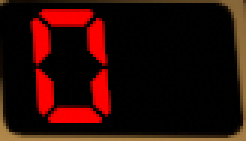
#> input picture credit_zero.png, 82 x 47 px (shown 3 times larger)
$ python -i vision.py   (imports and definitions only)
#> lines starting #> are read from the running program, lines starting #| are printed output that depends on the picture; after the words box and inside, x2 and y2 are one past the last pixel; in counts of white or black regions, pixels touching at a corner belong together
#> further down, picture is the input picture: shape (47, 82, 3); mean B, G, R 5.4, 10.2, 42.4
"""Conservative red seven-segment decoding and stable regional comparison."""
import cv2
import numpy as np

PATTERNS = {'0':'1111110','1':'0110000','2':'1101101','3':'1111001',
            '4':'0110011','5':'1011011','6':'1011111','7':'1110000',
            '8':'1111111','9':'1111011'}

def led_mask(img, led_min=65, color_diff=25):
    b, g, r = [img[:, :, i].astype(np.float32) for i in range(3)]
    # Brown cabinet edges satisfy an absolute R-G difference: require saturation too.
    return ((r > led_min) & (r-g > color_diff) & (r-b > color_diff)
            & (r > g*1.7) & (r > b*1.7))

def clean_mask(img, led_min=65, color_diff=25):
    m = led_mask(img, led_min, color_diff).astype(np.uint8)
    n, labels, stats, _ = cv2.connectedComponentsWithStats(m, 8)
    out = np.zeros_like(m)
    minimum = max(2, int(stats[1:, 4].max()*.1)) if n > 1 else 2
    for i in range(1, n):
        if stats[i, 4] >= minimum:
            out[labels == i] = 1
    return out

def split_segments(vals, ratio=.5, min_peak=.30):
    """把 7 段的填充率判定成"亮/灭"。

    不能用一个固定阈值：机器上的数字是**发光的**，泛光（bloom）会把
    熄灭的段渗亮 —— 实测「0」在泛光下有 42/60 的概率被读成 8，
    就是因为中间那段被辉光渗过了固定阈值。

    改用**相对判据**：一段算亮，当且仅当它的填充率达到"最亮那段"的一半。
    亮段通常 0.6+，被泛光渗染的灭段通常 0.2~0.35，两者分得很开。
    再叠加一个"最大间隙"修正：如果排序后存在明显断层，就按断层切，
    比单纯的比例更精确。
    """
    v = np.asarray(vals, dtype=np.float64)
    peak = float(v.max())
    if peak < min_peak:
        # 整体太暗：根本不像点亮的数码管
        return np.zeros(v.shape, dtype=bool)
    rel = peak * ratio
    if v.size >= 2:
        sv = np.sort(v)
        gaps = np.diff(sv)
        i = int(np.argmax(gaps))
        # 断层明显、且断层位置在合理区间时才按断层切
        if gaps[i] >= .15:
            cut = (sv[i] + sv[i + 1]) / 2
            if min_peak * .5 <= cut <= peak * .92:
                lit = v > cut
                if lit.any() and not lit.all():
                    return lit
    return v >= rel


def _digit_parts(img, led_min=65, color_diff=25):
    """把一张数码管图切成每位数字的掩码（左→右），并给出参考字高。

    返回 (mask, parts, cores, ref_h, height)；parts 是 [(列起, 列止, 该位掩码), ...]，
    cores 是与 parts 对齐的「亮核」掩码（更高红色阈值提取，可为 None）。
    返回 None 表示这张图里没有可切的数字块。
    """
    m = clean_mask(img, led_min, color_diff)
    if m.sum() < 12:
        return None
    yy, xx = np.where(m)
    y0, y1 = int(yy.min()), int(yy.max())+1
    height = y1-y0
    if height < 12:
        return None
    # 亮核：更高阈值下的笔画。泛光（bloom）会把整体掩码吹宽 1.5~2 倍，
    # 但真正发光的笔画核心依旧窄——它是分辨「胖 1」和真宽字的锚点。
    core_m = clean_mask(img, int(led_min*1.55)+15, int(color_diff*1.5)+10)
    # Keep every segment, including disconnected horizontal bars. Split only truly empty columns.
    cols = np.where(m[y0:y1].any(axis=0))[0]
    groups = np.split(cols, np.where(np.diff(cols) > max(2, round(height*.04)))[0]+1)

    # 倾斜（拍摄角度歪一点）会把「1」的上下两截笔画在水平方向错开 3px 左右，
    # 列间隙刚好超过切分阈值就被拆成两组，随后各自按行范围算宽高比都进不了
    # 窄条分支，读出一堆乱码。判据：列间隙很小、且**行范围错开**的组是同一
    # 个数字的上下两截，合并回来；真正的两位数字行范围几乎完全重叠，
    # 不会被这条规则误合并（实测真机位间距 ≥ 10px）。
    # [4 lines left out: function _span, not called in this run]
    if len(groups) > 1:
        spans = [_span(g) for g in groups]
        merged = [groups[0]]
        for k in range(1, len(groups)):
            pa, pb = spans[k-1], spans[k]
            gap = int(groups[k][0]) - int(groups[k-1][-1]) - 1
            hmax = max(pa[1]-pa[0], pb[1]-pb[0]) + 1
            overlap = min(pa[1], pb[1]) - max(pa[0], pb[0]) + 1
            if gap <= max(3, round(hmax*.06)) and overlap < .3*min(pa[1]-pa[0]+1, pb[1]-pb[0]+1):
                merged[-1] = np.concatenate([merged[-1], groups[k]])
                spans[-1] = (min(pa[0], pb[0]), max(pa[1], pb[1]))
            else:
                merged.append(groups[k])
        groups = merged

    # 先按各自行范围切出每个组，再统一决定参考字高。
    parts = []
    cores = []
    for group in groups:
        g0, g1 = int(group[0]), int(group[-1])+1
        # 每个数字按**自己的行范围**取样，不能用整体行范围：混合高度时
        # （比如 47——4 没有顶段、7 有），矮数字的段采样窗会被整体框抬高，
        # 实测 47 里的 4 直接读不出来。这是真机会出现的组合，不是合成图特例。
        sub = m[y0:y1, g0:g1]
        rows = np.where(sub.any(axis=1))[0]
        d = sub[int(rows.min()):int(rows.max())+1]
        parts.append((g0, g1, d))
        # 亮核掩码：同一列范围里用更高阈值重提，再按核心自己的行范围裁。
        core = None
        if core_m.any():
            csub = core_m[y0:y1, g0:g1]
            crows = np.where(csub.any(axis=1))[0]
            if len(crows) and csub.sum() >= 8:
                core = csub[int(crows.min()):int(crows.max())+1]
        cores.append(core)
    # 参考字高：同一面板上的数字高度一致，取「宽高比像数字」的组里最高的。
    # 装饰残片（实测：右缘被切进的红色装饰只有 13~19px 高，真数字 55px+）
    # 会污染整体行范围，所以不能直接用 height 当字高。
    wide_hs = [d.shape[0] for _, _, d in parts
               if .30 <= d.shape[1] / max(1, d.shape[0]) <= 1.05]
    ref_h = max(wide_hs) if wide_hs else max(d.shape[0] for _, _, d in parts)
    return m, parts, cores, ref_h, height


def decode_led_number(img, led_min=65, color_diff=25, seg_min=.18, **kw):
    if img is None or img.size == 0:
        return None, '画面为空'
    got = _digit_parts(img, led_min, color_diff)
    if got is None:
        if img is None or img.size == 0:
            return None, '画面为空'
        if clean_mask(img, led_min, color_diff).sum() < 12:
            return '?', '没有足够的数字笔画；遮挡、熄屏或选区错误不能视为 0'
        return '?', '数字太小或只有局部笔画'
    m, parts, cores, ref_h, height = got
    values, patterns = [], []
    for idx, (g0, g1, d) in enumerate(parts):
        h, w = d.shape
        core = cores[idx]
        if w/h < .30:
            # A 1 has two vertical segments with a waist, not an arbitrary solid rectangle.
            # 泛光可能把腰身的缺口填平——亮核（高阈值）里腰身还在，优先量亮核。
            r = d.mean(axis=1)
            if core is not None and core.size and core.shape[0] >= 8:
                r = core.mean(axis=1)
            waist = r[int(len(r)*.4):int(len(r)*.6)].min()
            if (.05 <= w/h <= .30 and h >= ref_h*.45
                    and d.mean() < .94 and waist < .85):
                values.append('1'); patterns.append('1'); continue
            # 到这里的窄条都不是数字：要么太矮（装饰残片，高度不到真数字的
            # 一半——真数字同面板等高），要么太细（分隔线，实测字高 77px 时
            # 只有 2px 宽）。直接跳过，不参与读数。
            # 竖向截断的真数字高度接近全高，不会掉进这条「跳过」分支，
            # 仍会在下面被拒绝——绝不能把 99 切掉一位后读成 9。
            continue
        # 泛光把「1」吹胖的救赎：整体掩码宽了，但高阈值下提取的**亮核**
        # 依旧是带腰身的窄双笔画。宽体（w/h < .55）且亮核窄（< .30、不到
        # 整体宽的 3/4）时按亮核判 1，否则下面按宽体走段码采样会把
        # 泛光灌进中间段窗、读成 9 之类的鬼数字。
        if core is not None and core.size:
            ch_, cw_ = core.shape
            cr = core.mean(axis=1)
            cwaist = cr[int(ch_*.4):int(ch_*.6)].min() if ch_ >= 8 else 1.0
            if (.05 <= cw_/max(1, ch_) <= .30 and ch_ >= ref_h*.45
                    and cw_ < w*.72 and core.mean() < .94 and cwaist < .85):
                values.append('1'); patterns.append('1(亮核)'); continue
        # 门限放宽：真实「8」的填充率就有 0.71，加上发光很容易超过旧上限
        # 0.75 —— 旧门限把 8 判成「非数字红色块」，实测 40 张里 39 张读不出。
        if not .22 <= w/h <= 1.05 or not .05 < d.mean() < .94:
            return '?', '存在非数字红色块或选区包含无关物体'
        # 轻度歪斜先转正再采样：±5° 的旋转会让固定分数采样窗错位，
        # 采样出 0001001 这类无对应字形的乱段码。角度小(<2°)不动，
        # 大角度交给 decode_led_best 的整体 deskew。
        pts = cv2.findNonZero(d.astype(np.uint8))
        if pts is not None:
            (_cx, _cy), _sz, ang = cv2.minAreaRect(pts)
            if ang > 45:
                ang -= 90
            if ang < -45:
                ang += 90
            if 2 <= abs(ang) <= 15:
                M = cv2.getRotationMatrix2D((w/2.0, h/2.0), float(ang), 1.0)
                d = cv2.warpAffine(d, M, (w, h), flags=cv2.INTER_NEAREST,
                                   borderValue=0)
        def seg(fy0,fy1,fx0,fx1):
            z=d[int(fy0*h):max(int(fy0*h)+1,int(fy1*h)),
                int(fx0*w):max(int(fx0*w)+1,int(fx1*w))]
            return float(z.mean())
        # 采样区收窄到段的中心，避开边缘渗光
        raw=[seg(0,.14,.30,.70),seg(.20,.38,.78,1),
             seg(.62,.80,.78,1),seg(.86,1,.30,.70),
             seg(.62,.80,0,.22),seg(.20,.38,0,.22),seg(.45,.55,.30,.70)]
        lit=split_segments(raw)
        p=''.join('1' if b else '0' for b in lit)
        ch=next((c for c,pat in PATTERNS.items() if p==pat), '?')
        # Short hook-shaped 7 used by this machine.
        # Verified on the user's real LuraSlot display: 7 also lights a short
        # left-upper hook. It has no bottom, middle, or left-lower segment.
        if p in ('1100000', '1110010'): ch='7'
        values.append(ch); patterns.append(p)
    if not values:
        # 所有组都被当杂片跳过时返回空串会让上层把「读不出」当成可信读数，
        # 必须维持未知语义——宁可读不出，绝不给一个空值冒充成功。
        return '?', '没有可辨认的数字（笔画可能被截断或全部是杂片）'
    return ''.join(values), '段码='+','.join(patterns)

# [174 lines left out: functions digit_fit, decode_consensus, region_fits_one_digit, expand_to_full_number, find_led_panel, not called in this run]


def deskew_led(img):
    """斜视角矫正：数码管整体歪的时候先转正再解码。

    换站位/视角漂移后画面里的数字会整体倾斜（实测用户实拍 0-2/1-2 斜
    11° 时段码采样窗全部错位）。用笔画的最小外接矩形估计倾角，
    超过 4° 就把画面转回来。

    返回 (矫正后图, 角度)。角度为 0 表示不需要矫正（返回原图）。
    """
    if img is None or img.size == 0:
        return img, 0.0
    m = clean_mask(img)
    if m.sum() < 12:
        return img, 0.0
    pts = cv2.findNonZero(m.astype(np.uint8))
    if pts is None:
        return img, 0.0
    (cx, cy), _size, ang = cv2.minAreaRect(pts)
    if ang > 45:
        ang -= 90
    if ang < -45:
        ang += 90
    if abs(ang) < 4:
        return img, 0.0
    M = cv2.getRotationMatrix2D((float(cx), float(cy)), float(ang), 1.0)
    fixed = cv2.warpAffine(img, M, (img.shape[1], img.shape[0]),
                           flags=cv2.INTER_LINEAR, borderValue=(20, 16, 14))
    return fixed, float(ang)


# [84 lines left out: functions _quad_from_mask, perspective_rectify, _quad_skew, not called in this run]


def decode_led_best(img, **kw):
    """运行时统一入口：几何检测先行，倾斜图像先转正再解码，直接解码殿后。

    关键教训（合成极端视角基准 tests/extreme_bench.py 实测）：梯形投影下的
    直接解码会「自信地读错」（8 读成 6、1 读成 9，极端视角读错率一度 15%），
    旧链「第一个读出就返回」根本轮不到矫正步骤。所以先做几何检测——画面
    带旋转就先转正；直接解码放到最后当救援。

    每一步都只在「读不出」时才继续尝试。全部失败时返回第一个失败原因——
    宁可读不出，绝不把读不出当 0。
    """
    first_val, first_info = None, '画面为空'
    fixed, ang = deskew_led(img)
    tilted = fixed is not img

    def _try(im, tag):
        nonlocal first_val, first_info
        v, i = decode_led_number(im, **kw)
        if v is not None and '?' not in str(v):
            return v, f'{i}（{tag}）' if tag else i
        if first_val is None:
            first_val, first_info = v, i
        return None, None

    if not tilted:
        v = _try(img, '')
        if v[0] is not None:
            return v
    if tilted:
        v = _try(fixed, f'画面斜 {ang:.0f}°，已转正')
        if v[0] is not None:
            return v
        # 转正后仍读不出才回头试直接解码（倾斜图上它常给出自信的错读，
        # 放最后当救援；上层还有模板交叉验证和三帧共识兜底）
        v = _try(img, '')
        if v[0] is not None:
            return v
    panel = find_led_panel(img)
    if panel is not None and panel.shape != img.shape:
        v = _try(panel, '已自动收紧到数码管背板')
        if v[0] is not None:
            return v
        fixedp, pang = deskew_led(panel)
        if fixedp is not panel:
            v = _try(fixedp, f'背板+转正 {pang:.0f}°')
            if v[0] is not None:
                return v
    return first_val, first_info


# ---------------------------------------------------------------- 模板库
# 「自己训练自己」的第二条腿：用带真值的实拍样本建每个数字的形状模板，
# 与段码互相交叉验证。零依赖（不引入 TensorFlow），样本越多越准，
# 而且可以放心共享——别人的机器各放一个子目录，匹配不上只会被忽略。

TEMPLATE_SIZE = (48, 64)          # 归一化模板尺寸 (宽, 高)


# [177 lines left out: functions _norm_mask, digit_masks, build_template_bank, match_digit, decode_by_template, decode_led_fused and 2 more, not called in this run]


ENOUGH_CREDIT = 'enough'


# [69 lines left out: functions decode_credit_condition, decode_refill_candidate, normalized, cluster_diff, region_diff, not called in this run]

def _display_boxes(mask):
    connected=cv2.morphologyEx(mask.astype(np.uint8),cv2.MORPH_CLOSE,np.ones((3,3),np.uint8))
    n,_,stats,_=cv2.connectedComponentsWithStats(connected,8)
    boxes=[list(map(int,stats[i,:4])) for i in range(1,n) if stats[i,4]>=8]
    changed=True
    while changed:
        changed=False
        for i,(x,y,w,h) in enumerate(boxes):
            for j in range(i+1,len(boxes)):
                xx,yy,ww,hh=boxes[j]
                overlap=min(y+h,yy+hh)-max(y,yy)
                gap=max(0,x-(xx+ww),xx-(x+w))
                if overlap>=.5*min(h,hh) and gap<=.8*max(h,hh):
                    x0,y0=min(x,xx),min(y,yy)
                    boxes[i]=[x0,y0,max(x+w,xx+ww)-x0,max(y+h,yy+hh)-y0]
                    boxes.pop(j); changed=True; break
            if changed: break
    return boxes

def find_digit_regions(frame):
    """Find bright LED groups, then decode their full-color padded crops.

    Detection must not use the loose decoder mask across a whole cabinet:
    dark red background connects otherwise separate displays into one huge blob.
    """
    if frame is None or frame.size == 0:
        return []
    found=[]
    for minimum,difference in ((100,40),(140,60)):
        boxes=_display_boxes(led_mask(frame,minimum,difference))
        for x,y,w,h in boxes:
            if not (12 <= h <= 160 and 3 <= w <= 600):
                continue
            pad=max(4,round(h*.12))
            x0,y0=max(0,x-pad),max(0,y-pad)
            x1,y1=min(frame.shape[1],x+w+pad),min(frame.shape[0],y+h+pad)
            crop=frame[y0:y1,x0:x1]
            # Real machine LED displays have a dark backing, unlike red text in the UI.
            if np.mean(np.max(crop,axis=2)<65) < .25:
                continue
            val,info=decode_led_best(crop)
            if not val or not val.isdigit():
                continue
            rect=(x0,y0,x1-x0,y1-y0)
            if any(abs(x0-f[0])<pad*2 and abs(y0-f[1])<pad*2
                   and abs(rect[2]-f[2])<pad*3 and abs(rect[3]-f[3])<pad*3 for f in found):
                continue
            found.append((*rect,val,info))
#> this loop made 2 passes
#> pass 1, in led_mask, `b, g, r = [img[:, :, i].astype(np.float32) for i in range(3)]`:
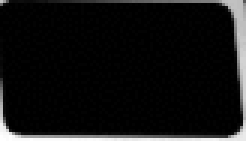
#> b: shape (47, 82) float32 (shown 3 times larger); min 0, max 75, mean 5.4; drawn with min black and max white
#> pass 1, in led_mask, `b, g, r = [img[:, :, i].astype(np.float32) for i in range(3)]`:
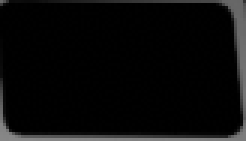
#> g: shape (47, 82) float32 (shown 3 times larger); min 0, max 136, mean 10.2
#> pass 1, in led_mask, `b, g, r = [img[:, :, i].astype(np.float32) for i in range(3)]`:
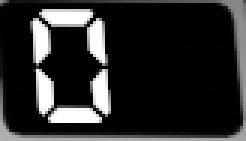
#> r: shape (47, 82) float32 (shown 3 times larger); min 0, max 255, mean 42.4
#> pass 1, in _display_boxes, `connected=cv2.morphologyEx(mask.astype(np.uint8),cv2.MORPH_CLOSE,np.on..`:
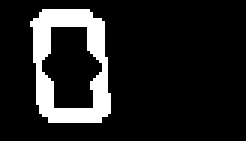
#> connected: shape (47, 82) (shown 3 times larger); values 0 (black) and 1 (white), 13.1% white; 1 white region, box (x1, y1, x2, y2) and area: (10, 3, 37, 41) 503
#> after the loop:
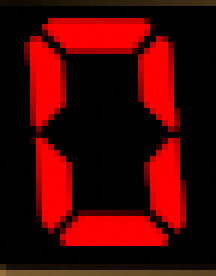
#> crop: shape (46, 36, 3) (shown 6 times larger); mean B, G, R 1.5, 3, 71
#> after the loop, found = [(5, 0, 37, 46, '0', '段码=1111110（画面斜 -4°，已转正）')]
    return sorted(found,key=lambda f:(f[1],f[0]))

>>> import cv2
>>> picture = cv2.imread('credit_zero.png')
>>> result = find_digit_regions(picture)
#> result = [(5, 0, 37, 46, '0', '段码=1111110（画面斜 -4°，已转正）')]
